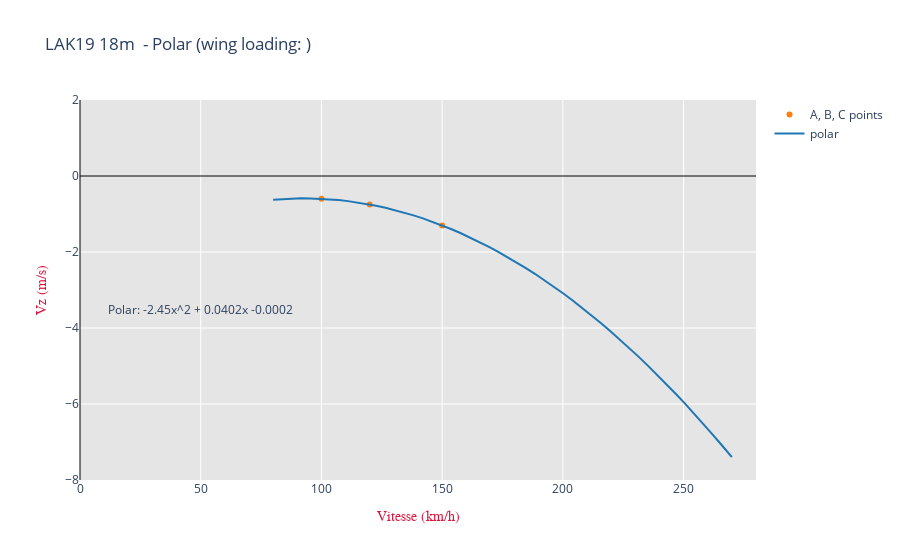

Notebook code cell kept with this figure:
### Code cell
# Display the graph
import plotly.graph_objects as go

trace1 = go.Scatter( x=x, y=y, mode='markers', marker=go.Marker(color='rgb(255, 127, 14)'), name='A, B, C points')
trace2 = go.Scatter( x=x_polar, y=y_polar, mode='lines', marker=go.Marker(color='rgb(31, 119, 180)'), name='polar')
# trace1 = go.Scatter( x=x, y=y, mode='markers', marker=, name='A, B, C points')
# trace2 = go.Scatter( x=x_polar, y=y_polar, mode='lines', marker=, name='polar')
layout = go.Layout(
		title_text='LAK19 18m  - Polar (wing loading: )',
		plot_bgcolor='rgb(229, 229, 229)',
		yaxis=dict(range=[-8, 2]),
	)

data = [trace1, trace2]
fig = go.Figure(data=data, layout=layout)


fig.update_yaxes(zeroline=True, zerolinewidth=1, zerolinecolor='black')
fig.update_yaxes(title_text='Vz (m/s)', title_font=dict(size=14, family='Courier', color='crimson'))

fig.update_xaxes(zeroline=True, zerolinewidth=1, zerolinecolor='black')
fig.update_xaxes(title_text='Vitesse (km/h)', title_font=dict(size=14, family='Courier', color='crimson'))

#fig.add_annotation(x=50, y=-3.5, text='Polar: {}x^2 + {}x + {}'.format(round(polynom_coef[0],4),round(polynom_coef[1],4), round(polynom_coef[2],4) ), showarrow=False)
fig.add_annotation(x=50, y=-3.5, text='Polar: {}'.format( polar_to_string(polar)), showarrow=False)

fig.update_layout(xaxis_range=[0,280])

fig.show()

### Figure 1 — Plotly figure (JSON) as saved in the notebook; plotly's stock layout.template omitted (floating-point values rounded to 4 significant figures)
{"data": [{"marker": {"color": "rgb(255, 127, 14)"}, "mode": "markers", "name": "A, B, C points", "type": "scatter", "x": [100, 120, 150], "y": [-0.6, -0.75, -1.3]}, {"marker": {"color": "rgb(31, 119, 180)"}, "mode": "lines", "name": "polar", "type": "scatter", "x": [80, 83.88, 87.76, 91.63, 95.51, 99.39, 103.3, 107.1, 111.0, 114.9, 118.8, 122.7, 126.5, 130.4, 134.3, 138.2, 142.0, 145.9, 149.8, 153.7, 157.6, 161.4, 165.3, 169.2, 173.1, 176.9, 180.8, 184.7, 188.6, 192.4, 196.3, 200.2, 204.1, 208.0, 211.8, 215.7, 219.6, 223.5, 227.3, 231.2, 235.1, 239.0, 242.9, 246.7, 250.6, 254.5, 258.4, 262.2, 266.1, 270], "y": [-0.6233, -0.6053, -0.5937, -0.5887, -0.5901, -0.5981, -0.6127, -0.6337, -0.6612, -0.6953, -0.7358, -0.7829, -0.8365, -0.8966, -0.9633, -1.036, -1.116, -1.202, -1.295, -1.394, -1.5, -1.612, -1.731, -1.856, -1.988, -2.126, -2.271, -2.422, -2.58, -2.745, -2.915, -3.093, -3.277, -3.467, -3.664, -3.868, -4.078, -4.294, -4.517, -4.747, -4.983, -5.225, -5.474, -5.73, -5.992, -6.26, -6.536, -6.817, -7.105, -7.4]}], "layout": {"annotations": [{"showarrow": false, "text": "Polar: -2.45x^2 + 0.0402x -0.0002", "x": 50, "y": -3.5}], "plot_bgcolor": "rgb(229, 229, 229)", "title": {"text": "LAK19 18m  - Polar (wing loading: )"}, "xaxis": {"range": [0, 280], "title": {"font": {"color": "crimson", "family": "Courier", "size": 14}, "text": "Vitesse (km/h)"}, "zeroline": true, "zerolinecolor": "black", "zerolinewidth": 1}, "yaxis": {"range": [-8, 2], "title": {"font": {"color": "crimson", "family": "Courier", "size": 14}, "text": "Vz (m/s)"}, "zeroline": true, "zerolinecolor": "black", "zerolinewidth": 1}}}
